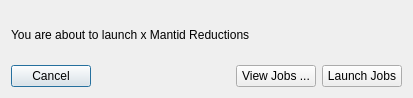
<?xml version="1.0" encoding="UTF-8"?>
<ui version="4.0">
 <class>Dialog</class>
 <widget class="QDialog" name="Dialog">
  <property name="geometry">
   <rect>
    <x>0</x>
    <y>0</y>
    <width>413</width>
    <height>98</height>
   </rect>
  </property>
  <property name="sizePolicy">
   <sizepolicy hsizetype="Fixed" vsizetype="Fixed">
    <horstretch>0</horstretch>
    <verstretch>0</verstretch>
   </sizepolicy>
  </property>
  <property name="windowTitle">
   <string>Dialog</string>
  </property>
  <property name="modal">
   <bool>false</bool>
  </property>
  <layout class="QVBoxLayout" name="verticalLayout">
   <item>
    <widget class="QLabel" name="label">
     <property name="text">
      <string>You are about to launch x Mantid Reductions</string>
     </property>
    </widget>
   </item>
   <item>
    <layout class="QHBoxLayout" name="horizontalLayout">
     <item>
      <widget class="QPushButton" name="cancel_button">
       <property name="text">
        <string>Cancel</string>
       </property>
      </widget>
     </item>
     <item>
      <spacer name="horizontalSpacer">
       <property name="orientation">
        <enum>Qt::Horizontal</enum>
       </property>
       <property name="sizeHint" stdset="0">
        <size>
         <width>40</width>
         <height>20</height>
        </size>
       </property>
      </spacer>
     </item>
     <item>
      <widget class="QPushButton" name="view_jobs_button">
       <property name="text">
        <string>View Jobs ...</string>
       </property>
      </widget>
     </item>
     <item>
      <widget class="QPushButton" name="launch_jobs_button">
       <property name="text">
        <string>Launch Jobs</string>
       </property>
      </widget>
     </item>
    </layout>
   </item>
  </layout>
 </widget>
 <resources/>
 <connections>
  <connection>
   <sender>cancel_button</sender>
   <signal>clicked()</signal>
   <receiver>Dialog</receiver>
   <slot>cancel_clicked()</slot>
   <hints>
    <hint type="sourcelabel">
     <x>52</x>
     <y>67</y>
    </hint>
    <hint type="destinationlabel">
     <x>135</x>
     <y>61</y>
    </hint>
   </hints>
  </connection>
  <connection>
   <sender>view_jobs_button</sender>
   <signal>clicked()</signal>
   <receiver>Dialog</receiver>
   <slot>view_jobs_clicked()</slot>
   <hints>
    <hint type="sourcelabel">
     <x>257</x>
     <y>67</y>
    </hint>
    <hint type="destinationlabel">
     <x>194</x>
     <y>71</y>
    </hint>
   </hints>
  </connection>
  <connection>
   <sender>launch_jobs_button</sender>
   <signal>clicked()</signal>
   <receiver>Dialog</receiver>
   <slot>launch_jobs_clicked()</slot>
   <hints>
    <hint type="sourcelabel">
     <x>359</x>
     <y>64</y>
    </hint>
    <hint type="destinationlabel">
     <x>405</x>
     <y>73</y>
    </hint>
   </hints>
  </connection>
 </connections>
 <slots>
  <slot>cancel_clicked()</slot>
  <slot>view_jobs_clicked()</slot>
  <slot>launch_jobs_clicked()</slot>
 </slots>
</ui>
